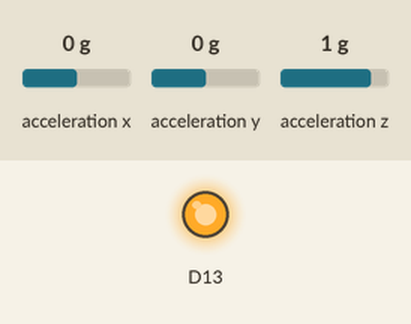
Simulated run of this sketch. Board: Arduino Nano 33 BLE. Shown: output pins drawn as LEDs (lit = HIGH). The test bench sets the inputs (shaded band); at power-on: acceleration z 1 g, acceleration x 0 g, acceleration y 0 g.

Above: at 2.8 s.
2.9 s: acceleration z set to 0 g
At 3.9 s:
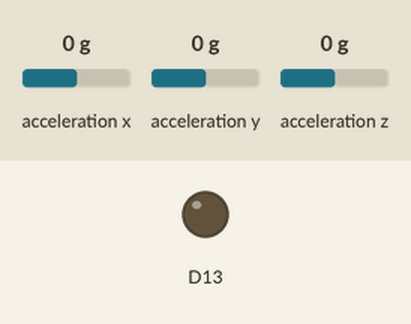
5.6 s: acceleration z set to -1.4 g
At 6.7 s:
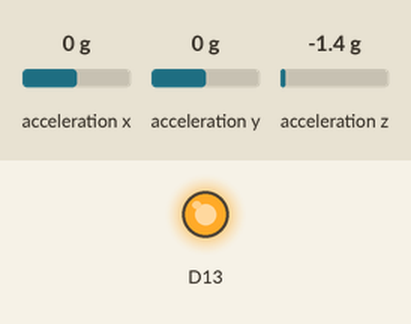
Timing chart, 0 to 17.6 s (numbered marks = the images above; inputs shaded):
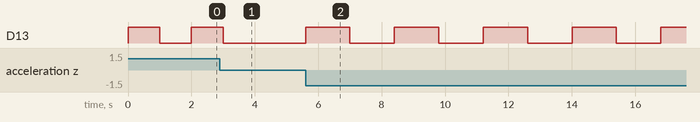

Measured:
- after the input at 2.9 s, D13: goes on until 3.0 s, then stays LOW
- after the input at 5.6 s, D13: alternates HIGH for 1.4 s and LOW for 1.4 s, starting at once

The sketch:

iot-pratica2.ino
```cpp
#include <Arduino_LSM9DS1.h>

void setup() {
if (!IMU.begin()) while (1); // Inicializa o sensor IMU e para o programa caso o sensor não seja encontrado
pinMode(LED_BUILTIN, OUTPUT); // Inicializa o LED_BUILTIN como output
}


void loop(){
float ax, ay, az; // Variáveis dos eixos X, Y e Z
if(IMU.accelerationAvailable()){
  IMU.readAcceleration(ax, ay, az); // Atribui as acelerações aplicadas em cada eixo as variáveis
  int delayPadrao = 250;
  int delayTimeX = 250; // Define um intervalo de tempo
  int delayTimeY = 250;
  int delayTimeZ = 250;

  //cada vez que ele verifica e esta menor que, ele pisca mais (ou seja, o delay da verificação é menor)

  //numero em cima sobre um denominador que varia


    if(az != 0){
      int valor = abs(1000*az);
      digitalWrite(LED_BUILTIN, HIGH); //Ativa o LED
      delay(valor);
      digitalWrite(LED_BUILTIN, LOW); // Desativa o LED
      //delay(delayPadrao);
      delay(valor);
    }


  }
}
```
